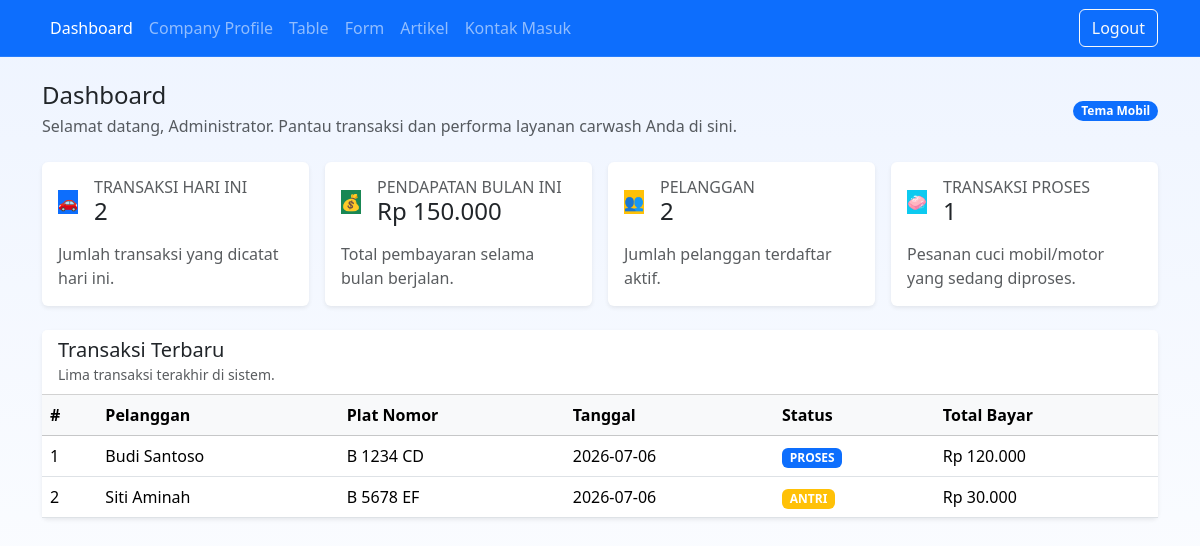
Screenshot of /admin/dashboard.php (signed in) with the database file from the repository.
### tables this page shows
CREATE TABLE tb_transaksi (
  id_transaksi INT UNSIGNED AUTO_INCREMENT PRIMARY KEY,
  id_pelanggan INT UNSIGNED NOT NULL,
  id_kendaraan INT UNSIGNED NOT NULL,
  id_karyawan INT UNSIGNED NOT NULL,
  tanggal_transaksi DATE NOT NULL,
  status ENUM('antri','proses','selesai','batal') NOT NULL DEFAULT 'antri',
  total_bayar DECIMAL(12,2) NOT NULL DEFAULT 0,
  created_at TIMESTAMP NOT NULL DEFAULT CURRENT_TIMESTAMP,
  deleted_at TIMESTAMP NULL DEFAULT NULL,
  CONSTRAINT fk_transaksi_pelanggan FOREIGN KEY (id_pelanggan) REFERENCES tb_pelanggan(id_pelanggan) ON DELETE RESTRICT ON UPDATE CASCADE,
  CONSTRAINT fk_transaksi_kendaraan FOREIGN KEY (id_kendaraan) REFERENCES tb_kendaraan(id_kendaraan) ON DELETE RESTRICT ON UPDATE CASCADE,
  CONSTRAINT fk_transaksi_karyawan FOREIGN KEY (id_karyawan) REFERENCES tb_karyawan(id_karyawan) ON DELETE RESTRICT ON UPDATE CASCADE
);

CREATE TABLE tb_pelanggan (
  id_pelanggan INT UNSIGNED AUTO_INCREMENT PRIMARY KEY,
  nama VARCHAR(100) NOT NULL,
  no_hp VARCHAR(25) NOT NULL,
  email VARCHAR(100),
  alamat TEXT,
  created_at TIMESTAMP NOT NULL DEFAULT CURRENT_TIMESTAMP,
  deleted_at TIMESTAMP NULL DEFAULT NULL
);

CREATE TABLE tb_kendaraan (
  id_kendaraan INT UNSIGNED AUTO_INCREMENT PRIMARY KEY,
  id_pelanggan INT UNSIGNED NOT NULL,
  jenis_kendaraan ENUM('mobil','motor') NOT NULL,
  plat_nomor VARCHAR(25) NOT NULL,
  merk VARCHAR(50) NOT NULL,
  warna VARCHAR(30) NOT NULL,
  created_at TIMESTAMP NOT NULL DEFAULT CURRENT_TIMESTAMP,
  deleted_at TIMESTAMP NULL DEFAULT NULL,
  CONSTRAINT fk_kendaraan_pelanggan FOREIGN KEY (id_pelanggan) REFERENCES tb_pelanggan(id_pelanggan) ON DELETE CASCADE ON UPDATE CASCADE
);

### admin/dashboard.php (the view, shortened to what this page needs)
<?php
require_once '../config/koneksi.php';
$stmt = $pdo->prepare('SELECT COUNT(*) AS total_today FROM tb_transaksi WHERE tanggal_transaksi = CURDATE() AND deleted_at IS NULL');
$stmt->execute();
$today = $stmt->fetchColumn();
$today = $today ?: 0;
$stmt = $pdo->prepare('SELECT COALESCE(SUM(total_bayar), 0) AS revenue_month FROM tb_transaksi WHERE MONTH(tanggal_transaksi) = MONTH(CURDATE()) AND YEAR(tanggal_transaksi) = YEAR(CURDATE()) AND deleted_at IS NULL');
$stmt->execute();
$revenue_month = $stmt->fetchColumn();
$stmt = $pdo->prepare('SELECT COUNT(*) FROM tb_pelanggan WHERE deleted_at IS NULL');
$stmt->execute();
$total_pelanggan = $stmt->fetchColumn();
$stmt = $pdo->prepare('SELECT COUNT(*) FROM tb_transaksi WHERE status = :status AND deleted_at IS NULL');
$stmt->execute(['status' => 'proses']);
$total_proses = $stmt->fetchColumn();
$stmt = $pdo->query('SELECT t.id_transaksi, p.nama AS pelanggan, k.plat_nomor, t.tanggal_transaksi, t.status, t.total_bayar
    FROM tb_transaksi t
    INNER JOIN tb_pelanggan p ON t.id_pelanggan = p.id_pelanggan
    INNER JOIN tb_kendaraan k ON t.id_kendaraan = k.id_kendaraan
    WHERE t.deleted_at IS NULL
    ORDER BY t.created_at DESC
    LIMIT 5');
$latest_transactions = $stmt->fetchAll();
?>
<!doctype html>
<html lang="id">
<head>
    <link href="https://cdn.jsdelivr.net/npm/bootstrap@5.3.2/dist/css/bootstrap.min.css" rel="stylesheet">
</head>
<body>
<div class="container-fluid p-0">
    <nav class="navbar navbar-expand-lg navbar-dark bg-primary border-bottom border-white border-opacity-10">
        <div class="container">
            <div class="collapse navbar-collapse" id="topNav">
                <ul class="navbar-nav me-auto mb-2 mb-lg-0">
                    <li class="nav-item"><a class="nav-link active" href="dashboard.php">Dashboard</a></li>
                    <li class="nav-item"><a class="nav-link" href="layanan.php">Company Profile</a></li>
                    <li class="nav-item"><a class="nav-link" href="pembayaran.php">Table</a></li>
                    <li class="nav-item"><a class="nav-link" href="company_profile.php">Form</a></li>
                    <li class="nav-item"><a class="nav-link" href="galeri.php">Artikel</a></li>
                    <li class="nav-item"><a class="nav-link" href="kontak_masuk.php">Kontak Masuk</a></li>
                </ul>
                <a class="btn btn-outline-light" href="../logout.php">Logout</a>
            </div>
        </div>
    </nav>
    <main id="dashboard-content" class="container py-4">
        <div class="d-flex flex-column flex-md-row justify-content-between align-items-start align-items-md-center mb-4">
            <div>
                <h2 class="h4 mb-1">Dashboard</h2>
                <p class="text-muted mb-0">Selamat datang, <?= htmlspecialchars($_SESSION['nama_lengkap']) ?>. Pantau transaksi dan performa layanan carwash Anda di sini.</p>
            </div>
            <div class="text-end">
                <span class="badge rounded-pill bg-primary">Tema Mobil</span>
            </div>
        </div>
        <div class="row g-3 mb-4">
            <div class="col-md-3">
                <div class="card shadow-sm border-0 h-100">
                    <div class="card-body">
                        <div class="d-flex align-items-center mb-3">
                            <div class="hero-icon bg-primary text-white me-3">🚗</div>
                            <div>
                                <h6 class="mb-0 text-uppercase text-muted">Transaksi Hari Ini</h6>
                                <span class="h4 mb-0"><?= number_format($today) ?></span>
                            </div>
                        </div>
                        <p class="mb-0 text-muted">Jumlah transaksi yang dicatat hari ini.</p>
                    </div>
                </div>
            </div>
            <div class="col-md-3">
                <div class="card shadow-sm border-0 h-100">
                    <div class="card-body">
                        <div class="d-flex align-items-center mb-3">
                            <div class="hero-icon bg-success text-white me-3">💰</div>
                            <div>
                                <h6 class="mb-0 text-uppercase text-muted">Pendapatan Bulan Ini</h6>
                                <span class="h4 mb-0">Rp <?= number_format($revenue_month, 0, ',', '.') ?></span>
                            </div>
                        </div>
                        <p class="mb-0 text-muted">Total pembayaran selama bulan berjalan.</p>
                    </div>
                </div>
            </div>
            <div class="col-md-3">
                <div class="card shadow-sm border-0 h-100">
                    <div class="card-body">
                        <div class="d-flex align-items-center mb-3">
                            <div class="hero-icon bg-warning text-white me-3">👥</div>
                            <div>
                                <h6 class="mb-0 text-uppercase text-muted">Pelanggan</h6>
                                <span class="h4 mb-0"><?= number_format($total_pelanggan) ?></span>
                            </div>
                        </div>
                        <p class="mb-0 text-muted">Jumlah pelanggan terdaftar aktif.</p>
                    </div>
                </div>
            </div>
            <div class="col-md-3">
                <div class="card shadow-sm border-0 h-100">
                    <div class="card-body">
                        <div class="d-flex align-items-center mb-3">
                            <div class="hero-icon bg-info text-white me-3">🧼</div>
                            <div>
                                <h6 class="mb-0 text-uppercase text-muted">Transaksi Proses</h6>
                                <span class="h4 mb-0"><?= number_format($total_proses) ?></span>
                            </div>
                        </div>
                        <p class="mb-0 text-muted">Pesanan cuci mobil/motor yang sedang diproses.</p>
                    </div>
                </div>
            </div>
        </div>
        <div class="card shadow-sm border-0">
            <div class="card-header bg-white d-flex justify-content-between align-items-center">
                <div>
                    <h5 class="mb-0">Transaksi Terbaru</h5>
                    <small class="text-muted">Lima transaksi terakhir di sistem.</small>
                </div>
            </div>
            <div class="card-body p-0">
                <div class="table-responsive">
                    <table class="table table-hover align-middle mb-0">
                        <thead class="table-light">
                            <tr>
                                <th>#</th>
                                <th>Pelanggan</th>
                                <th>Plat Nomor</th>
                                <th>Tanggal</th>
                                <th>Status</th>
                                <th>Total Bayar</th>
                            </tr>
                        </thead>
                        <tbody>
                        <?php if ($latest_transactions): ?>
                            <?php foreach ($latest_transactions as $index => $trx): ?>
                                <tr>
                                    <td><?= $index + 1 ?></td>
                                    <td><?= htmlspecialchars($trx['pelanggan']) ?></td>
                                    <td><?= htmlspecialchars($trx['plat_nomor']) ?></td>
                                    <td><?= htmlspecialchars($trx['tanggal_transaksi']) ?></td>
                                    <td>
                                        <?php
                                            $badge = 'secondary';
                                            if ($trx['status'] === 'antri') $badge = 'warning';
                                            if ($trx['status'] === 'proses') $badge = 'primary';
                                        ?>
                                        <span class="badge bg-<?= $badge ?> text-uppercase"><?= htmlspecialchars($trx['status']) ?></span>
                                    </td>
                                    <td>Rp <?= number_format($trx['total_bayar'], 0, ',', '.') ?></td>
                                </tr>
                            <?php endforeach; ?>
                        <?php else: ?>
                            <tr>
                                <td colspan="6" class="text-center py-4">Belum ada transaksi terbaru.</td>
                            </tr>
                        <?php endif; ?>
                        </tbody>
                    </table>
                </div>
            </div>
        </div>
    </main>
</div>
</body>
</html>

### admin/dashboard.php (style rules this page uses)
body { min-height: 100vh; background: linear-gradient(180deg, #eef4ff 0%, #ffffff 100%); }

### rows the page displays
tb_transaksi: id_pelanggan.nama "Budi Santoso", id_kendaraan.plat_nomor "B 1234 CD", tanggal_transaksi "2026-07-06", status "PROSES", total_bayar "120.000"
tb_transaksi: id_pelanggan.nama "Siti Aminah", id_kendaraan.plat_nomor "B 5678 EF", tanggal_transaksi "2026-07-06", status "ANTRI", total_bayar "30.000"

### other values shown
$_SESSION['nama_lengkap'] "Administrator"
$today "2"
$revenue_month "150.000"
$total_pelanggan "2"
$total_proses "1"
